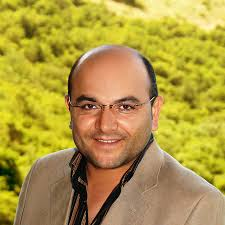
#> input picture OpenCV Uygulamalar/K_Ali.jpeg, 225 x 225 px, given in place of the camera
$ python RenkTabanliNesneTespiti.py
#> lines starting #> are read from the running program, lines starting #| are printed output that depends on the picture; after the words box and inside, x2 and y2 are one past the last pixel; in counts of white or black regions, pixels touching at a corner belong together
import cv2
import numpy as np

cap = cv2.VideoCapture(0)

while True:
    _, frame = cap.read()
#> frame is the input picture: shape (225, 225, 3); mean B, G, R 66.8, 153.6, 177
    hsv = cv2.cvtColor(frame, cv2.COLOR_BGR2HSV)
#> hsv: shape (225, 225, 3); mean H, S, V 22.4, 159.9, 177.1

    lower_red = np.array([0, 120, 70])
    upper_red = np.array([10, 255, 255])

    mask = cv2.inRange(hsv, lower_red, upper_red)
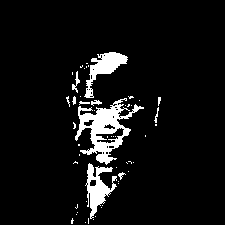
#> mask: shape (225, 225); 6.9% white; 52 white regions (42 under 20 px), largest, box (x1, y1, x2, y2) and area: (75, 98, 144, 165) 1653, (85, 163, 117, 219) 758, (84, 52, 128, 98) 714
    result = cv2.bitwise_and(frame, frame, mask=mask)
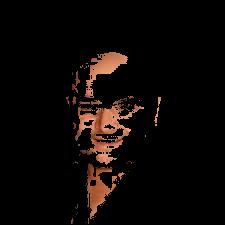
#> result: shape (225, 225, 3); mean B, G, R 5.2, 7.5, 12.4

    cv2.imshow("Orijinal", frame)
    cv2.imshow("Mask", mask)
    cv2.imshow("Result", result)

    if cv2.waitKey(1) & 0xFF == ord("q"):
#> (key q is pressed here)
        break

cap.release()
cv2.destroyAllWindows()


"""
Kod Açiklamasi
Bu kod, OpenCV kullanarak bilgisayar kamerasindan gerçek zamanli görüntü alir ve kirmizi renk tespiti yapar.

Kamera Açma: cv2.VideoCapture(0) ile bilgisayar kamerasi açilir.
Sürekli Döngü (while True):
    Kameradan kare okunur.
    RGB formatindaki görüntü HSV formatina çevrilir.
    Kirmizi renk için alt ve üst HSV degerleri belirlenir.
    cv2.inRange() fonksiyonu ile kirmizi renk tespiti için bir maske olusturulur.
    cv2.bitwise_and() ile sadece kirmizi alanlari içeren bir çikti görüntüsü olusturulur.
    Orijinal görüntü, maske ve sonuç görüntüsü ekranda gösterilir.
    q tusuna basilinca döngü sonlanir.
Kaynaklari Serbest Birakma: Kamera kapatilir ve tüm pencere kapatilir.
"""

"""
Algoritma
Kamerayi aç.
Sonsuz döngü baslat.
    Kameradan bir kare al.
    Görüntüyü HSV renk uzayina çevir.
    Kirmizi renk için alt ve üst esik degerlerini belirle.
    cv2.inRange() ile kirmizi bölgeleri içeren bir maske olustur.
    cv2.bitwise_and() ile sadece kirmizi renkleri içeren bir çikti olustur.
    Orijinal görüntüyü, maskeyi ve sonucu ekranda göster.
    Eger q tusuna basilirse döngüyü kir.
Kamerayi serbest birak ve tüm pencereleri kapat.

"""

$ run again, on OpenCV Uygulamalar/albert-einstein.jpg
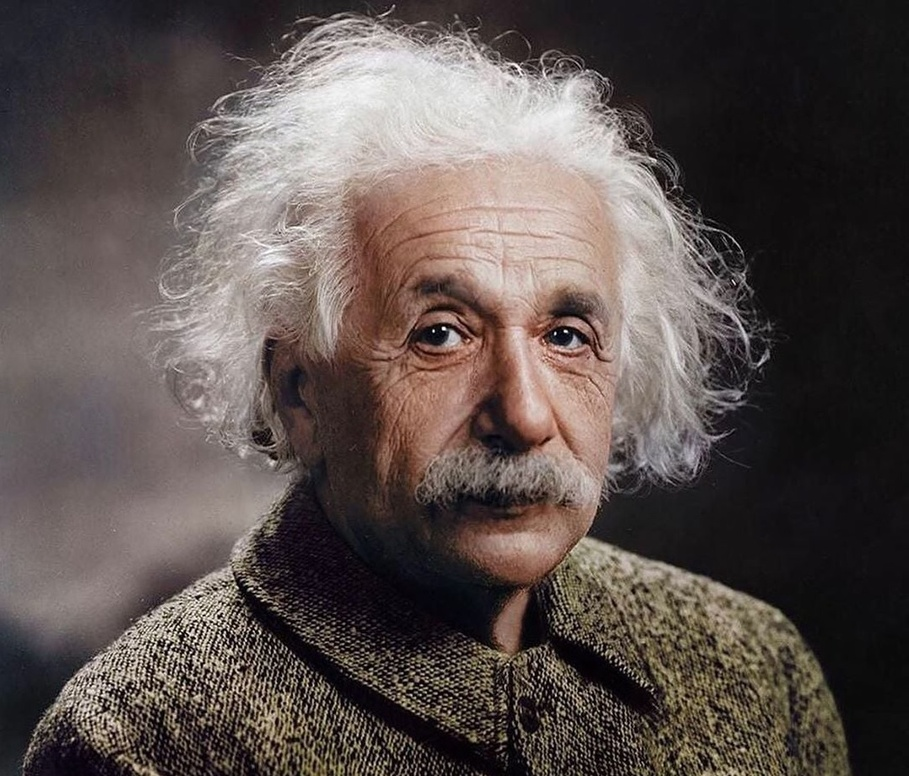
#> input picture OpenCV Uygulamalar/albert-einstein.jpg, 909 x 776 px, shrunk from 1077 x 919 before the run, given in place of the camera
#> frame is the input picture: shape (776, 909, 3); mean B, G, R 77.6, 80.7, 90.9
#> hsv: shape (776, 909, 3); mean H, S, V 59.9, 51, 91.5
#> `mask = cv2.inRange(hsv, lower_red, upper_red)`:
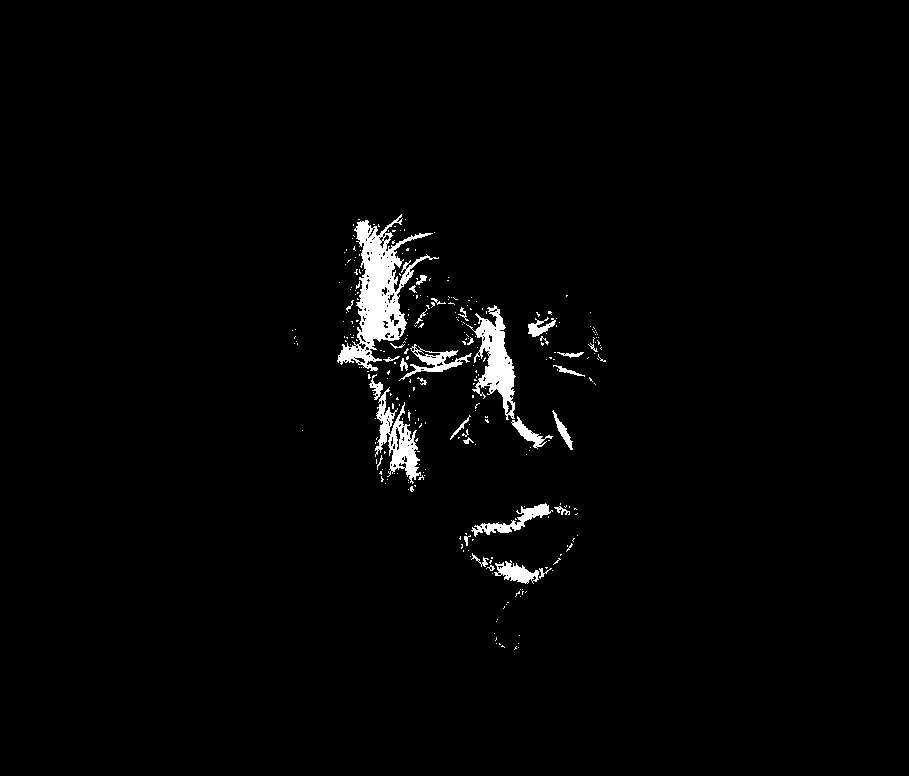
#> mask: shape (776, 909); 1.9% white; 297 white regions (263 under 20 px), largest, box (x1, y1, x2, y2) and area: (337, 214, 439, 371) 4992, (466, 305, 516, 420) 2258, (375, 387, 421, 484) 1655
#> `result = cv2.bitwise_and(frame, frame, mask=mask)`:
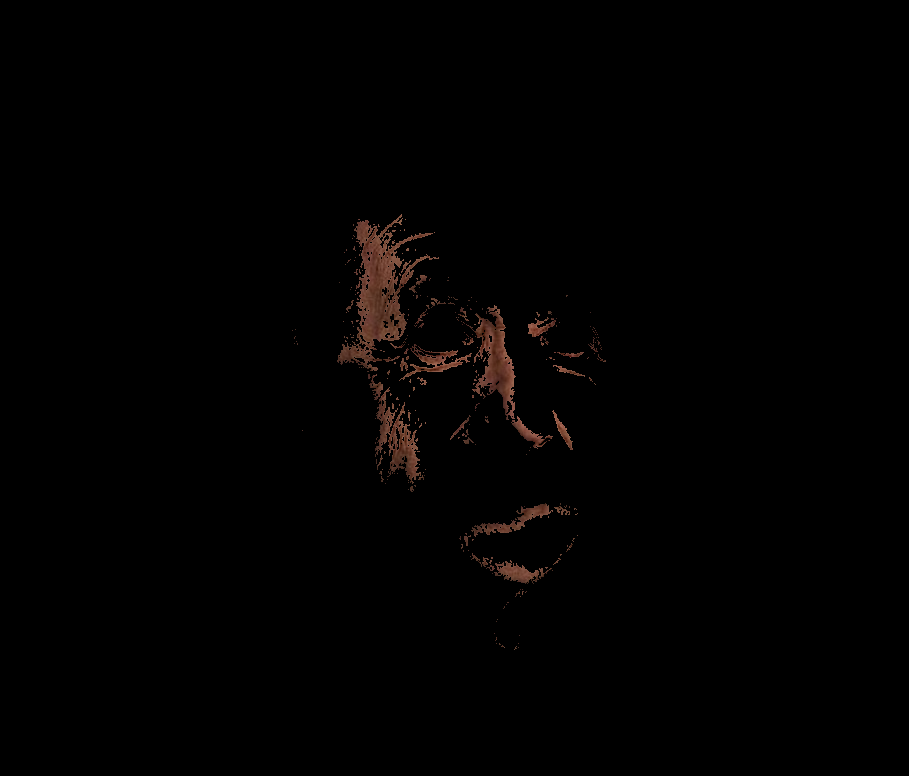
#> result: shape (776, 909, 3); mean B, G, R 1, 1.2, 2.1
